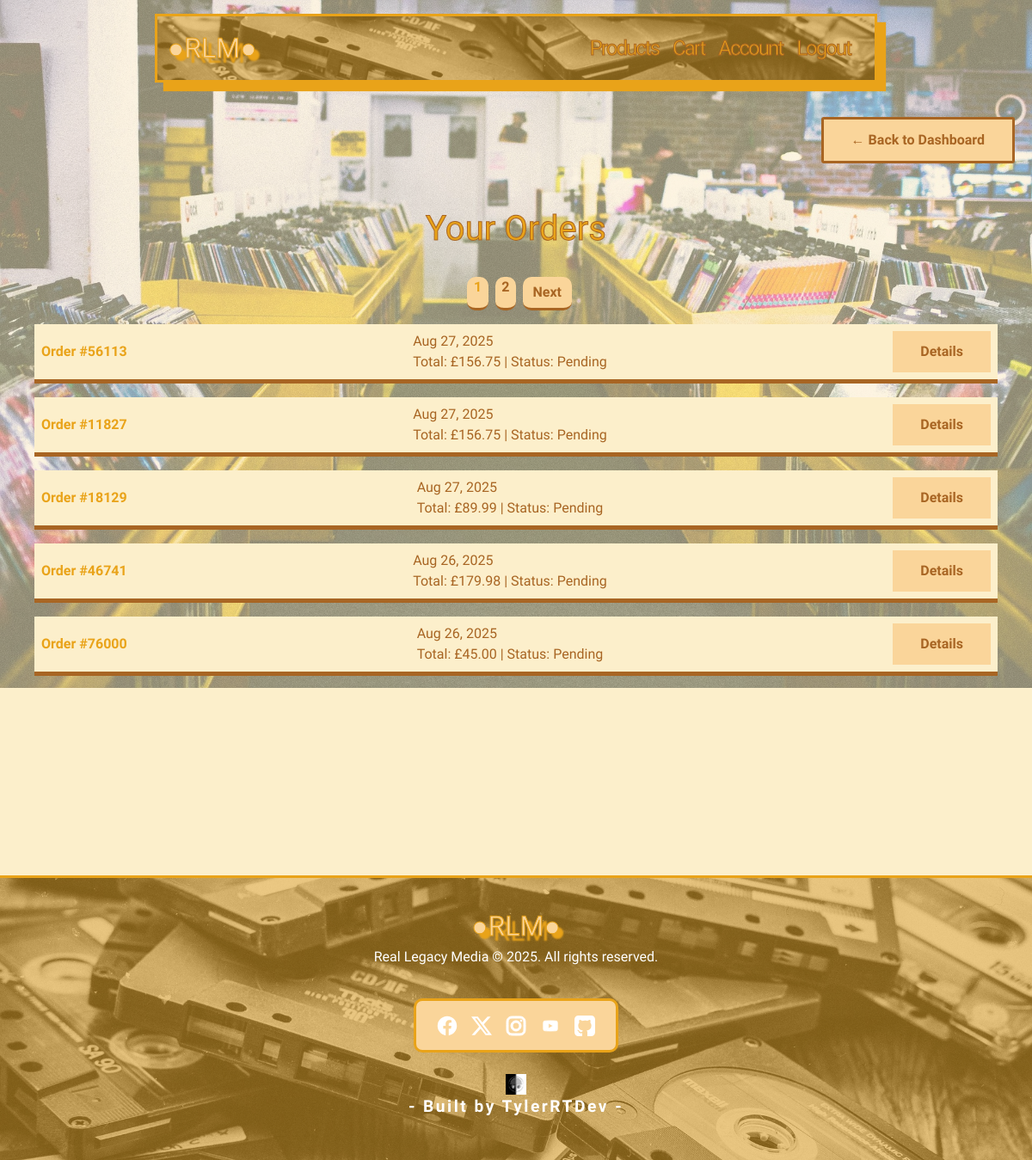
Page /accounts/orders/ (signed in) on the earlier database version.
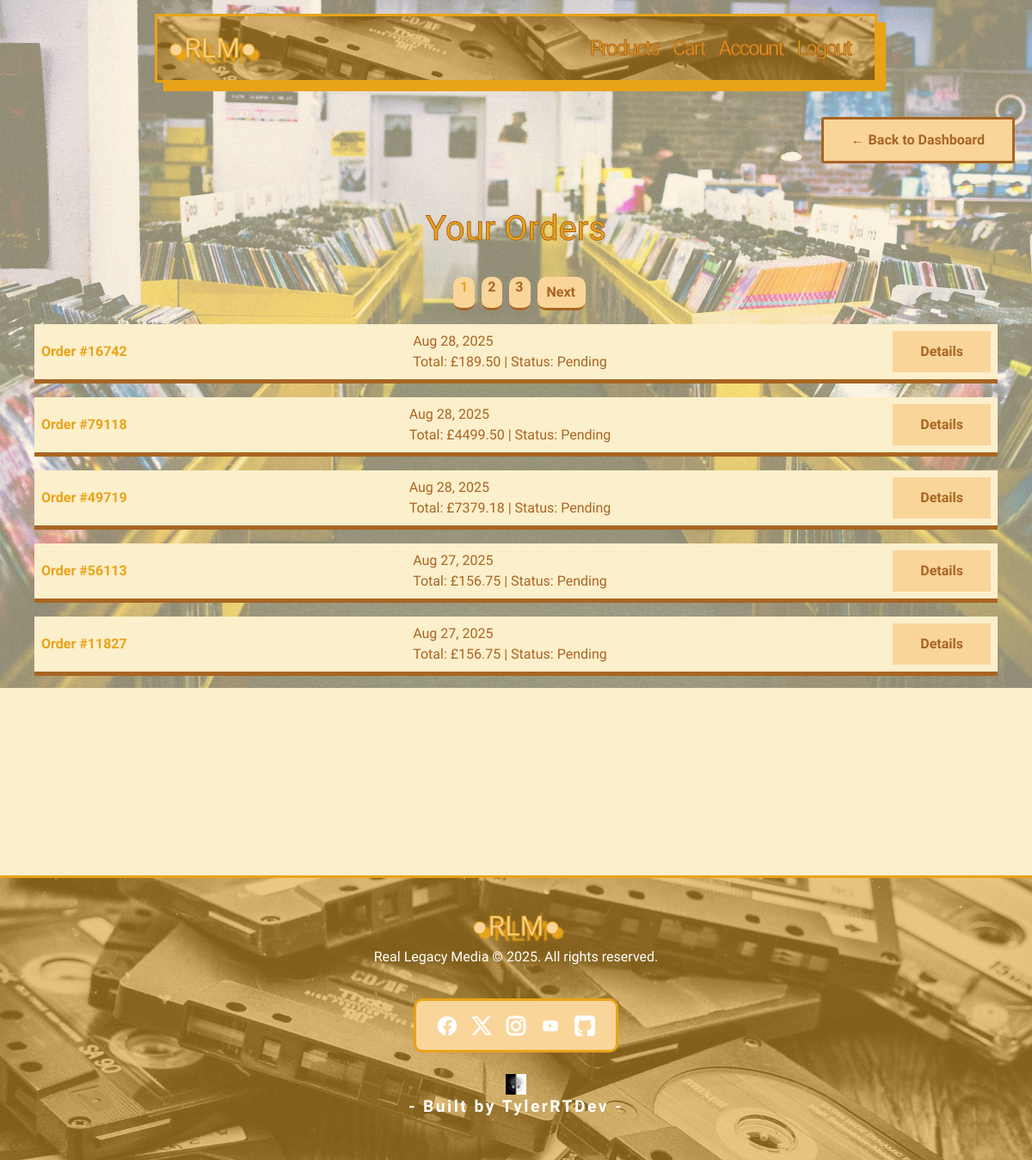
Same page on the later database version.
### checkout/models.py (models this page shows, shortened)
class CheckoutOrder(models.Model):
    STATUS_CHOICES = [
        ('pending', 'Pending'),
        ('shipped', 'Shipped'),
        ('delivered', 'Delivered'),
    ]
    user = models.ForeignKey(User, on_delete=models.CASCADE, null=True, blank=True)
    order_session = models.CharField(max_length=255, unique=True, blank=True, null=True)
    order_number = models.CharField(max_length=5, unique=True, blank=True, null=True)
    email = models.EmailField(blank=True, null=True)
    city = models.CharField(max_length=50, null=True, blank=True)
    postcode = models.CharField(max_length=20, null=True, blank=True)
    total_amount = models.DecimalField(max_digits=10, decimal_places=2)
    status = models.CharField(max_length=20, choices=STATUS_CHOICES, default='pending')
    created_at = models.DateTimeField(auto_now_add=True)
    full_name = models.CharField(max_length=100, null=True, blank=True)
    shipping_address = models.TextField(null=True, blank=True)
    shipping_city = models.CharField(max_length=50, null=True, blank=True)
    shipping_postcode = models.CharField(max_length=20, null=True, blank=True)
    billing_address = models.TextField(null=True, blank=True)
    billing_city = models.CharField(max_length=20,null=True, blank=True)
    billing_postcode = models.CharField(max_length=20,null=True, blank=True)

### accounts/views.py (the view)
# urls.py: path('orders/', views.order_history_view, name='order_history'),
@login_required
def order_history_view(request):
    orders = CheckoutOrder.objects.filter(user=request.user).order_by('-created_at')
    paginator = Paginator(orders, 5)  # Show 5 orders per page
    page_number = request.GET.get('page')
    page_obj = paginator.get_page(page_number)
    return render(request, 'accounts/order_history.html', {
        'orders': orders,
        'page_obj': page_obj
    })

### templates/accounts/order_history.html (shortened to what this page needs)
{% extends 'base.html' %}
{% block content %}
    <div class="back-button d-flex justify-content-end mb-1">
        <a href="{% url 'accounts:profile' %}" class="back-btn-retro">
        <span> ←</span> Back to Dashboard
        </a>
    </div>
    <div class="order-history container py-5">
        <div class="account-orders-title">
            <h1>Your Orders</h1>
        </div>
        <div class="text-center">
            <nav aria-label="Order pagination">
                <ul class="pagination justify-content-center">
                {% for num in page_obj.paginator.page_range %}
                    <li class="page-item {% if page_obj.number == num %}active{% endif %}">
                    <a class="page-link page-num" href="?page={{ num }}">{{ num }}</a>
                    </li>
                {% endfor %}
                {% if page_obj.has_next %}
                    <li class="page-item">
                    <a class="page-link" href="?page={{ page_obj.next_page_number }}">Next</a>
                    </li>
                {% endif %}
                </ul>
            </nav>
        </div>
        {% if page_obj.object_list %}
            <ul class="list-group">
                {% for order in page_obj.object_list %}
                <li class="list-group-item p-2">
                        <div class="d-flex justify-content-end justify-content-between align-items-center">
                    <strong>Order #{{ order.order_number }}</strong>{{ order.created_at|date:"M d, Y" }}
                    <br>
                    Total: £{{ order.total_amount }} | Status: {{ order.status|capfirst }}
                        <a href="{% url 'accounts:order_detail' order.id %}" class="btn-retro">Details</a>
                    </div>
                </li>
                {% endfor %}
            </ul>
        {% else %}
            <div class="no-orders-text-container d-flex justify-content-center align-items-center flex-column">
                <img src="/static/images/icons/empty-cart.png" alt="Empty order">
                <h5 class="no-orders-text text-center">No orders yet...</h5>
            </div>
        {% endif %}
    </div>
{% endblock %}

### templates/base.html (shortened to what this page needs)
{% load static %}
<!DOCTYPE html>
<html lang="en">
<head>
    <link href="https://cdn.jsdelivr.net/npm/bootstrap@5.3.0/dist/css/bootstrap.min.css" rel="stylesheet">
    <link rel="stylesheet" href="{% static 'css/style.css' %}">
</head>
    <body>
        <nav class="navbar nav-link navbar-expand-md">
            <div class="container-fluid">
                <a class="navbar-brand mx-auto text-center" href="{% url 'core:home' %}">●RLM●</a>
                <div class="collapse navbar-collapse justify-content-end ms-2 me-2" id="navbarNav">
                    <div class="navbar-nav">
                        <a class="nav-link nav-item" href="{% url 'products:list' %}">Products</a>
                        <a class="nav-link nav-item" href="{% url 'cart:view_cart' %}">Cart</a>
                        {% if user.is_authenticated %}
                        <a class="nav-link nav-item" href="{% url 'accounts:profile' %}">Account</a>
                        <a class="nav-link nav-item" href="{% url 'accounts:logout' %}">Logout</a>
                        {% else %}
                        <a class="nav-link nav-item" href="{% url 'accounts:login' %}">Login</a>
                        <a class="nav-link nav-item" href="{% url 'accounts:register' %}">Register</a>
                        {% endif %}
                    </div>
                </div>
            </div>
        </nav>
        <main class="container py-4">
            {% block content %}{% endblock %}
        </main>
        <footer class="footer-container">
            <div class="footer-content">
                <div class="footer-logo">
                    <a class="navbar-brand mx-auto" href="{% url 'core:home' %}">●RLM●</a>
                    <p>Real Legacy Media © 2025. All rights reserved.</p>
                </div>
                <div class="footer-links mt-1 mb-2">
                    <div class="social-icons">
                        <a href="https://www.facebook.com/profile.php?id=61570549830925" target="_blank" rel="noopener"><img src="/static/images/icons/facebook.svg" alt="Facebook"></a>
                        <a href="https://x.com/TylerRTDev" target="_blank" rel="noopener"><img src="/static/images/icons/x-social.svg" alt="Twitter"></a>
                        <a href="https://www.instagram.com/tylerrtdev/" target="_blank" rel="noopener"><img src="/static/images/icons/instagram.svg" alt="Instagram"></a>
                        <a href="https://www.youtube.com" target="_blank" rel="noopener"><img src="/static/images/icons/youtube.svg" alt="YouTube"></a>
                        <a href="https://github.com/TylerRTDev" target="_blank" rel="noopener"><img src="/static/images/icons/github-svgrepo-com.svg" alt="Git-Hub"></a>
                    </div>
                </div>
                <div class="footer-text">
                    <a href="https://rtdev-profiles.netlify.app/"><img src="/static/images/logo-avatar.png" alt="Creator-Logo"></a>
                    <p>- Built by TylerRTDev -</p>
                </div>
            </div>
        </footer>
    </body>
</html>

Differences in the rows shown:
no longer on this page (row unchanged): CheckoutOrder: order_number "18129", created_at "Aug 27, 2025", total_amount "89.99", status "Pending"
no longer on this page (row unchanged): CheckoutOrder: order_number "46741", created_at "Aug 26, 2025", total_amount "179.98", status "Pending"
no longer on this page (row unchanged): CheckoutOrder: order_number "76000", created_at "Aug 26, 2025", total_amount "45.00", status "Pending"
added CheckoutOrder: order_number "16742", created_at "Aug 28, 2025", total_amount "189.50", status "Pending"
added CheckoutOrder: order_number "79118", created_at "Aug 28, 2025", total_amount "4499.50", status "Pending"
added CheckoutOrder: order_number "49719", created_at "Aug 28, 2025", total_amount "7379.18", status "Pending"
Other differences:
new list line: "3"
